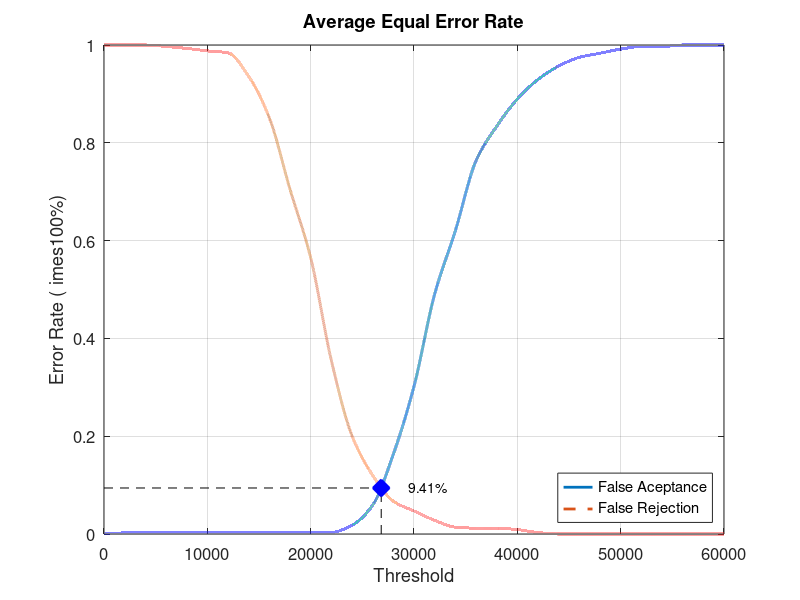
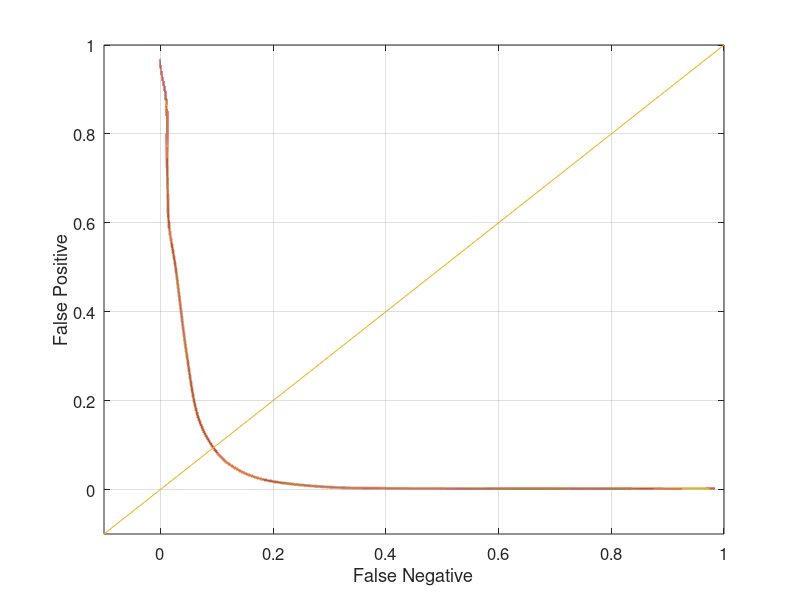

MATLAB code for these plots, in order:
close all;
clear;
clc;
x = 0:2000:60000;
xq = 0:0.5:60000;

y0 = [0 0.00210526 0.00210526 0.00210526 0.00210526 0.00210526 0.00210526 0.00210526 0.00210526 0.00210526 0.00210526 0.0031579 0.0178947 0.0589474 0.163158 0.302105 0.490526 0.62 0.763158 0.833684 0.889474 0.929474 0.956842 0.974737 0.983158 0.991579 0.996842 0.996842 1 1 1]
yy0 = interp1(x, y0, xq, 'pchip');
y1 = [1 1 1 0.997 0.993 0.988 0.984 0.936 0.851 0.705 0.565 0.355 0.201 0.12 0.067 0.047 0.028 0.014 0.012 0.012 0.009 0.003 0 0 0 0 0 0 0 0 0]
yy1 = interp1(x, y1, xq, 'pchip');

% Calculating EER: 
y2 = abs(y0 - y1);
find(y2 == min(y2))
yy2 = abs(yy0 - yy1);
xEER = find(yy2 == min(yy2));
xEERIndex = xq(xEER) % X-axis EER
yEER = yy0(xEER) % Y-axis EER

main = figure
plot(xq, yy0,'-','LineWidth', 2);	hold on
plot(xq, yy1,'--','LineWidth', 2);	hold on
plot([xEERIndex xEERIndex], [0 yEER], 'k--');	hold on
plot([0 xEERIndex], [yEER yEER], 'k--');	hold on
plot(xEERIndex, yEER, 'bx', 'LineWidth', 10);	hold on
text(xEERIndex + 10 * xEERIndex / 100, yEER, [num2str(round((10000 * yEER)) / 100) '%'])
legend('False Aceptance', 'False Rejection', 'Location', 'SouthEast')
xlabel('Threshold')
ylabel('Error Rate (	imes100%)')
title('Average Equal Error Rate')
set(gca, 'FontSize', 12)
axis([0 60000 0 1])
grid on

print(main, 'Database4AverageMain', '-dpng');
FNRxFPR = figure('Color', [1 1 1]);
plot(yy1, yy0, '-', yy1, yy0, 'LineWidth', 2);
hold on
y = -0.1:0.1:1
plot(y, y); 
set(gca, 'FontSize', 12)
xlabel('False Negative')
ylabel('False Positive')
axis([-0.1 1 -0.1 1])
set(gca, 'FontSize', 12)
grid on

print(FNRxFPR, 'Database4AverageFNRxFPR','-dpng');
